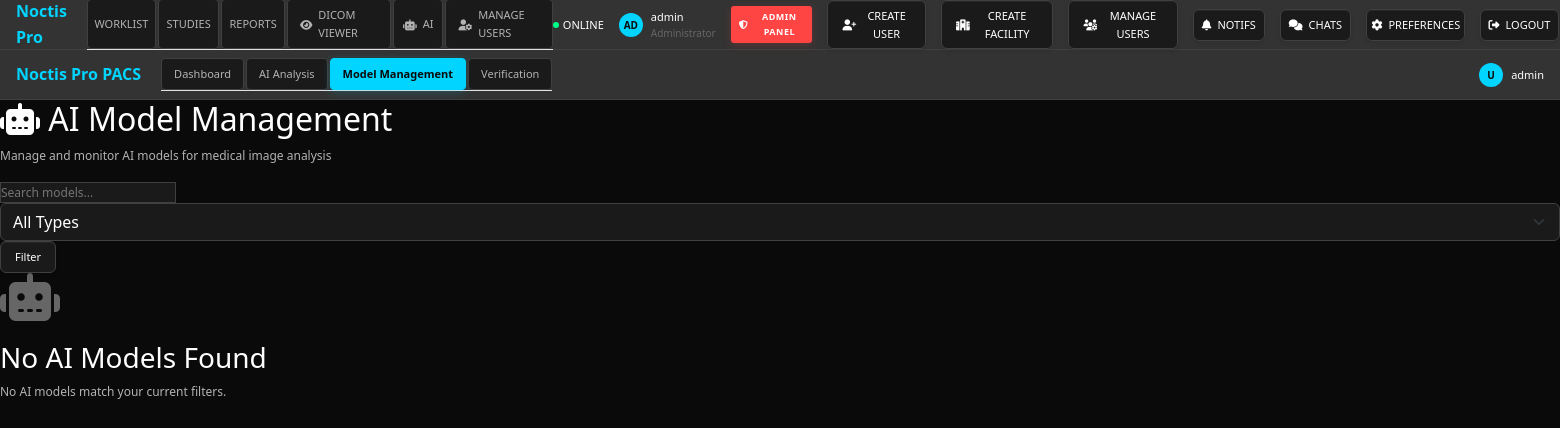
Page /ai/models/ (signed in) on the earlier database version.
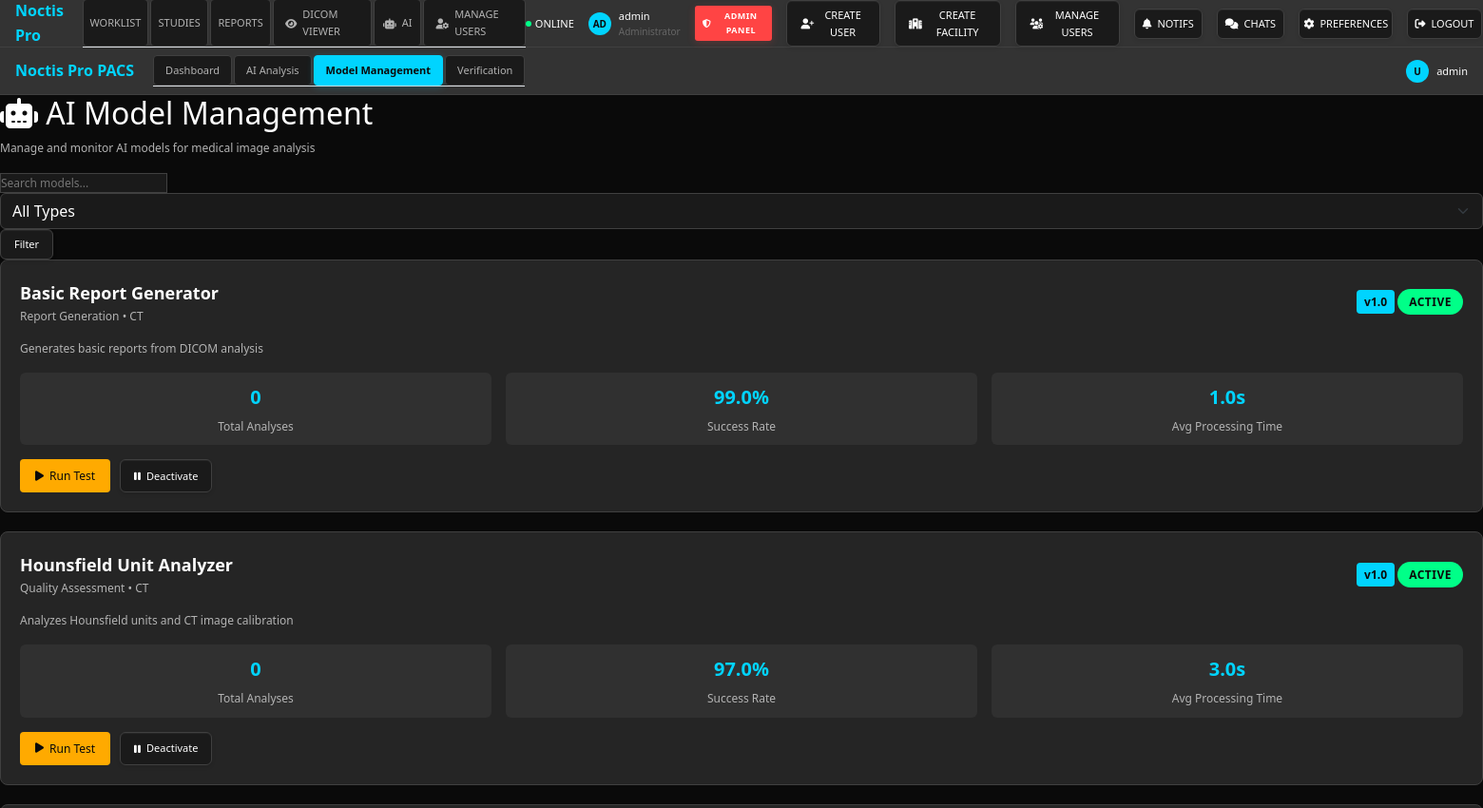
Same page on the later database version.
### accounts/models.py (models this page shows, shortened)
class User(AbstractUser):
    USER_ROLES = (
        ('admin', 'Administrator'),
        ('radiologist', 'Radiologist'),
        ('facility', 'Facility User'),
    )
    role = models.CharField(max_length=20, choices=USER_ROLES, default='facility')
    facility = models.ForeignKey(Facility, on_delete=models.CASCADE, null=True, blank=True)
    phone = models.CharField(max_length=20, blank=True)
    license_number = models.CharField(max_length=100, blank=True)
    specialization = models.CharField(max_length=100, blank=True)
    is_verified = models.BooleanField(default=False)
    last_login_ip = models.GenericIPAddressField(null=True, blank=True)
    created_at = models.DateTimeField(auto_now_add=True)
    updated_at = models.DateTimeField(auto_now=True)
    def is_admin(self):
        if getattr(self, 'is_superuser', False) or getattr(self, 'is_staff', False):
            return True
        return self.role == 'admin'
    def can_edit_reports(self):
        return self.role in ['admin', 'radiologist']
    def can_manage_users(self):
        if getattr(self, 'is_superuser', False) or getattr(self, 'is_staff', False):
            return True
        return self.role == 'admin'

### ai_analysis/models.py (models this page shows, shortened)
class AIModel(models.Model):
    MODEL_TYPES = [
        ('classification', 'Classification'),
        ('detection', 'Object Detection'),
        ('segmentation', 'Segmentation'),
        ('reconstruction', 'Reconstruction'),
        ('report_generation', 'Report Generation'),
        ('quality_assessment', 'Quality Assessment'),
    ]
    name = models.CharField(max_length=100)
    version = models.CharField(max_length=20)
    model_type = models.CharField(max_length=30, choices=MODEL_TYPES)
    modality = models.CharField(max_length=10)  # CT, MR, XR, etc.
    body_part = models.CharField(max_length=100, blank=True)
    description = models.TextField()
    training_data_info = models.TextField(blank=True)
    accuracy_metrics = models.JSONField(default=dict, blank=True)
    model_file_path = models.CharField(max_length=500)
    config_file_path = models.CharField(max_length=500, blank=True)
    preprocessing_config = models.JSONField(default=dict, blank=True)
    is_active = models.BooleanField(default=True)
    is_trained = models.BooleanField(default=False)
    last_trained = models.DateTimeField(null=True, blank=True)
    total_analyses = models.IntegerField(default=0)
    avg_processing_time = models.FloatField(default=0)  # in seconds
    success_rate = models.FloatField(default=0)  # percentage
    created_by = models.ForeignKey(User, on_delete=models.SET_NULL, null=True)
    created_at = models.DateTimeField(auto_now_add=True)
    updated_at = models.DateTimeField(auto_now=True)

### ai_analysis/views.py (the view)
# urls.py: path('models/', views.model_management, name='model_management'),
@login_required
@user_passes_test(lambda u: u.is_admin())
def model_management(request):
    models = AIModel.objects.all().order_by('-created_at')
    search_query = request.GET.get('search', '')
    if search_query:
        models = models.filter(
            Q(name__icontains=search_query) |
            Q(description__icontains=search_query) |
            Q(modality__icontains=search_query)
        )
    model_type_filter = request.GET.get('model_type', '')
    if model_type_filter:
        models = models.filter(model_type=model_type_filter)
    paginator = Paginator(models, 20)
    page_number = request.GET.get('page')
    models_page = paginator.get_page(page_number)
    context = {
        'models': models_page,
        'search_query': search_query,
        'model_type_filter': model_type_filter,
        'model_types': AIModel.MODEL_TYPES,
    }
    return render(request, 'ai_analysis/model_management.html', context)

### templates/ai_analysis/model_management.html (shortened to what this page needs)
{% extends 'base.html' %}
{% block content %}
<div class="dashboard-container">
    <div class="top-navbar">
        <div class="nav-left">
            <div class="logo">Noctis Pro PACS</div>
            <div class="nav-tabs">
                <a href="{% url 'worklist:dashboard' %}" class="nav-tab">Dashboard</a>
                <a href="{% url 'ai_analysis:ai_dashboard' %}" class="nav-tab">AI Analysis</a>
                <a href="{% url 'ai_analysis:model_management' %}" class="nav-tab active">Model Management</a>
                <a href="{% url 'ai_analysis:verify_ai_models' %}" class="nav-tab">Verification</a>
            </div>
        </div>
        <div class="nav-right">
            <div class="user-info">
                <div class="user-avatar">{{ user.first_name.0|default:"U" }}</div>
                <span>{{ user.get_full_name|default:user.username }}</span>
            </div>
        </div>
    </div>
    <div class="main-content">
        <div class="content-header">
            <h2><i class="fas fa-robot"></i> AI Model Management</h2>
            <p class="text-secondary">Manage and monitor AI models for medical image analysis</p>
        </div>
        <div class="filters-section">
            <form method="GET" class="filters-form">
                <div class="filter-group">
                    <input type="text" name="search" value="{{ search_query }}" placeholder="Search models..." class="form-input">
                </div>
                <div class="filter-group">
                    <select name="model_type" class="form-select">
                        <option value="">All Types</option>
                    </select>
                </div>
                <button type="submit" class="btn-control primary">Filter</button>
            </form>
        </div>
        <div class="models-list">
            {% for model in models %}
            <div class="model-card">
                <div class="model-header">
                    <div>
                        <div class="model-name">{{ model.name }}</div>
                        <div class="text-secondary">{{ model.get_model_type_display }} • {{ model.modality }}</div>
                    </div>
                    <div>
                        <span class="model-version">v{{ model.version }}</span>
                        <span class="status-badge {% if model.is_active %}status-active{% else %}status-inactive{% endif %}">
                            {% if model.is_active %}Active{% else %}Inactive{% endif %}
                        </span>
                    </div>
                </div>
                <div class="model-description">
                    <p class="text-secondary">{{ model.description }}</p>
                </div>
                <div class="model-stats">
                    <div class="stat-item">
                        <div class="stat-value">{{ model.total_analyses }}</div>
                        <div class="stat-label">Total Analyses</div>
                    </div>
                    <div class="stat-item">
                        <div class="stat-value">{{ model.success_rate|floatformat:1 }}%</div>
                        <div class="stat-label">Success Rate</div>
                    </div>
                    <div class="stat-item">
                        <div class="stat-value">{{ model.avg_processing_time|floatformat:1 }}s</div>
                        <div class="stat-label">Avg Processing Time</div>
                    </div>
                </div>
                <div class="model-actions">
                    <button class="btn-test" onclick="testModel({{ model.id }})">
                        <i class="fas fa-play"></i> Run Test
                    </button>
                    {% if model.is_active %}
                    <button class="btn-control" onclick="toggleModel({{ model.id }}, false)">
                        <i class="fas fa-pause"></i> Deactivate
                    </button>
                    {% else %}
                    <button class="btn-control primary" onclick="toggleModel({{ model.id }}, true)">
                        <i class="fas fa-play"></i> Activate
                    </button>
                    {% endif %}
                </div>
            </div>
            {% empty %}
            <div class="empty-state">
                <i class="fas fa-robot" style="font-size: 48px; color: var(--text-muted); margin-bottom: 20px;"></i>
                <h3>No AI Models Found</h3>
                <p class="text-secondary">No AI models match your current filters.</p>
            </div>
            {% endfor %}
        </div>
    </div>
</div>
{% endblock %}

### templates/base.html (shortened to what this page needs)
<!DOCTYPE html>
<html lang="en">
<head>
    <link href="https://cdn.jsdelivr.net/npm/bootstrap@5.3.0/dist/css/bootstrap.min.css" rel="stylesheet">
    <link href="https://cdnjs.cloudflare.com/ajax/libs/font-awesome/6.4.0/css/all.min.css" rel="stylesheet">
    {% load static %}
    {% load dicts %}
    <link rel="stylesheet" href="{% static 'css/noctis-dashboard-style.css' %}">
    <link href="{% static 'css/dicom-viewer-buttons.css' %}" rel="stylesheet">
    <link href="{% static 'css/enhanced-buttons.css' %}" rel="stylesheet">
    <link href="{% static 'css/websocket-ui.css' %}" rel="stylesheet">
    <link href="{% static 'css/visibility-fixes.css' %}" rel="stylesheet">
    <link href="{% static 'css/admin-permissions-fix.css' %}" rel="stylesheet">
</head>
<body class="bg-medical" data-user-id="{% if user.is_authenticated %}{{ user.id }}{% endif %}">
{% if not hide_navbar %}
    <nav class="top-navbar" role="navigation" aria-label="Main Navigation">
        <div class="nav-left">
            <div class="logo"> Noctis Pro PACS</div>
            <div class="nav-tabs">
                <div class="nav-tab{% if request.resolver_match and request.resolver_match.namespace == 'worklist' %} active{% endif %}" onclick="window.location.href='{% url 'worklist:dashboard' %}'">WORKLIST</div>
                <div class="nav-tab" onclick="window.location.href='{% url 'worklist:study_list' %}'">STUDIES</div>
                <div class="nav-tab" onclick="window.location.href='{% url 'reports:report_list' %}'">REPORTS</div>
                <div class="nav-tab" onclick="window.location.href='{% url 'dicom_viewer:viewer' %}'"><i class="fas fa-eye"></i> DICOM VIEWER</div>
                {% user_caps as caps %}
                {% if caps.ai_visible %}
                {% if user.role == 'admin' or user.role == 'radiologist' %}
                <div class="nav-tab" onclick="window.location.href='{% url 'ai_analysis:ai_dashboard' %}'"><i class="fas fa-robot"></i> AI</div>
                {% endif %}
                {% endif %}
                {% if user.is_authenticated %}
                {% user_caps as caps %}
                {% if user.role == 'admin' or caps.manage_users %}
                <div class="nav-tab" onclick="window.location.href='{% url 'admin_panel:user_management' %}'"><i class="fas fa-user-cog"></i> MANAGE USERS</div>
                {% endif %}
                {% endif %}
            </div>
        </div>
        <div class="nav-right">
            <div class="status-indicator">
                <div class="status-dot"></div>
                <span>ONLINE</span>
            </div>
            <div class="user-info">
                <div class="user-avatar">{{ user.get_full_name|default:user.username|slice:":2"|upper }}</div>
                <div>
                    <div>{{ user.get_full_name|default:user.username }}</div>
                    <div style="color: var(--text-muted); font-size: 10px;">{% if user.role == 'admin' %}Administrator{% elif user.role == 'radiologist' %}Radiologist{% else %}Facility User{% endif %}</div>
                </div>
            </div>
            {% if user.is_authenticated %}
            {% user_caps as caps %}
            {% if user.role == 'admin' or caps.manage_settings %}
            <button type="button" class="admin-btn" onclick="window.location.href='{% url 'admin_panel:dashboard' %}'" title="Administrator Dashboard"><i class="fas fa-shield-alt"></i> ADMIN PANEL</button>
            {% endif %}
            {% if user.role == 'admin' or caps.manage_users %}
            <button type="button" class="btn-control" onclick="window.location.href='{% url 'admin_panel:user_create' %}'" title="Create New User"><i class="fas fa-user-plus"></i> CREATE USER</button>
            {% endif %}
            {% if user.role == 'admin' or caps.manage_facilities %}
            <button type="button" class="btn-control" onclick="window.location.href='{% url 'admin_panel:facility_create' %}'" title="Create New Facility"><i class="fas fa-hospital"></i> CREATE FACILITY</button>
            {% endif %}
            {% if user.role == 'admin' or caps.manage_users %}
            <button type="button" class="btn-control" onclick="window.location.href='{% url 'admin_panel:user_management' %}'" title="Manage All Users"><i class="fas fa-users-cog"></i> MANAGE USERS</button>
            {% endif %}
            {% endif %}
            <button type="button" class="btn-control" onclick="window.location.href='{% url 'notifications:list' %}'"   title="Notifications">
                <i class="fas fa-bell"></i> NOTIFS <span id="notifBadge" class="study-count" style="display:none">0</span>
            </button>
            <button type="button" class="btn-control" onclick="window.location.href='{% url 'chat:chat_rooms' %}'"   title="Chats">
                <i class="fas fa-comments"></i> CHATS
            </button>
            {% if user.is_authenticated %}
            <button type="button" class="btn-control" onclick="window.location.href='{% url 'accounts:preferences' %}'" title="User Preferences">
                <i class="fas fa-cog"></i> PREFERENCES
            </button>
            <button type="button" class="btn-control" onclick="window.location.href='{% url 'accounts:logout' %}'"   title="Logout">
                <i class="fas fa-sign-out-alt"></i> LOGOUT
            </button>
            {% endif %}
        </div>
    </nav>
{% endif %}
    {% block content %}{% endblock %}
</body>
</html>

Differences in the rows shown:
added AIModel: name "Basic Report Generator", model_type "Report Generation", modality "CT", version "1.0", is_active "ACTIVE", description "Generates basic reports from DICOM analysis", total_analyses "0", success_rate "99.0", avg_processing_time "1.0"
added AIModel: name "Hounsfield Unit Analyzer", model_type "Quality Assessment", modality "CT", version "1.0", is_active "ACTIVE", description "Analyzes Hounsfield units and CT image calibration", total_analyses "0", success_rate "97.0", avg_processing_time "3.0"
Other differences:
text no longer shown: "No AI Models Found No AI models match your current filters."
